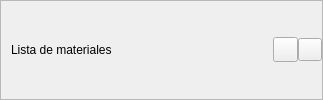
             <widget class="QFrame" name="frame_propertiesSubTitle2">
              <property name="frameShape">
               <enum>QFrame::StyledPanel</enum>
              </property>
              <property name="frameShadow">
               <enum>QFrame::Raised</enum>
              </property>
              <layout class="QHBoxLayout" name="horizontalLayout_7">
               <property name="spacing">
                <number>0</number>
               </property>
               <property name="leftMargin">
                <number>10</number>
               </property>
               <property name="topMargin">
                <number>0</number>
               </property>
               <property name="rightMargin">
                <number>0</number>
               </property>
               <property name="bottomMargin">
                <number>0</number>
               </property>
               <item>
                <widget class="QLabel" name="label_cardPropertiesSubTitle2">
                 <property name="minimumSize">
                  <size>
                   <width>262</width>
                   <height>0</height>
                  </size>
                 </property>
                 <property name="text">
                  <string>Lista de materiales</string>
                 </property>
                 <property name="QLabelStyle" stdset="0">
                  <number>2</number>
                 </property>
                </widget>
               </item>
               <item>
                <widget class="QToolButton" name="toolButton_showHideProperties">
                 <property name="sizePolicy">
                  <sizepolicy hsizetype="Fixed" vsizetype="Maximum">
                   <horstretch>25</horstretch>
                   <verstretch>25</verstretch>
                  </sizepolicy>
                 </property>
                 <property name="minimumSize">
                  <size>
                   <width>25</width>
                   <height>25</height>
                  </size>
                 </property>
                 <property name="maximumSize">
                  <size>
                   <width>25</width>
                   <height>25</height>
                  </size>
                 </property>
                 <property name="font">
                  <font>
                   <family>Ubuntu</family>
                   <pointsize>7</pointsize>
                  </font>
                 </property>
                 <property name="styleSheet">
                  <string notr="true"/>
                 </property>
                 <property name="text">
                  <string/>
                 </property>
                 <property name="icon">
                  <iconset>
                   <normaloff>../resources/iconos/iconos_menu_draw_mesh/view.svg</normaloff>../resources/iconos/iconos_menu_draw_mesh/view.svg</iconset>
                 </property>
                 <property name="iconSize">
                  <size>
                   <width>15</width>
                   <height>15</height>
                  </size>
                 </property>
                 <property name="toolButtonStyle">
                  <enum>Qt::ToolButtonIconOnly</enum>
                 </property>
                 <property name="QToolButtonStyle" stdset="0">
                  <number>1</number>
                 </property>
                </widget>
               </item>
               <item>
                <widget class="QToolButton" name="toolButton_cardPropertiesSubTitle2">
                 <property name="text">
                  <string/>
                 </property>
                 <property name="icon">
                  <iconset>
                   <normaloff>../resources/iconos/iconos_menu_draw_data/minimize.svg</normaloff>../resources/iconos/iconos_menu_draw_data/minimize.svg</iconset>
                 </property>
                 <property name="arrowType">
                  <enum>Qt::NoArrow</enum>
                 </property>
                 <property name="QToolButtonSubTitleStyle" stdset="0">
                  <number>1</number>
                 </property>
                </widget>
               </item>
              </layout>
             </widget>
